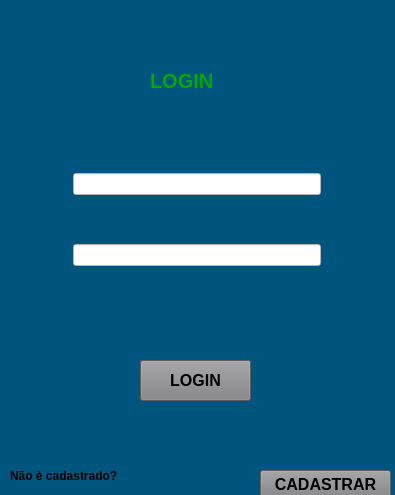
<?xml version="1.0" encoding="UTF-8"?>
<ui version="4.0" idbasedtr="true">
 <class>MainWindow</class>
 <widget class="QMainWindow" name="MainWindow">
  <property name="geometry">
   <rect>
    <x>0</x>
    <y>0</y>
    <width>395</width>
    <height>495</height>
   </rect>
  </property>
  <property name="font">
   <font>
    <pointsize>10</pointsize>
    <weight>75</weight>
    <bold>true</bold>
   </font>
  </property>
  <property name="windowTitle">
   <string>MainWindow</string>
  </property>
  <property name="styleSheet">
   <string notr="true">background-color: rgb(0, 85, 127);
</string>
  </property>
  <widget class="QWidget" name="centralwidget">
   <widget class="QPushButton" name="pushButton">
    <property name="geometry">
     <rect>
      <x>140</x>
      <y>360</y>
      <width>111</width>
      <height>41</height>
     </rect>
    </property>
    <property name="font">
     <font>
      <pointsize>12</pointsize>
      <weight>75</weight>
      <bold>true</bold>
     </font>
    </property>
    <property name="cursor">
     <cursorShape>PointingHandCursor</cursorShape>
    </property>
    <property name="styleSheet">
     <string notr="true">background-color: rgb(130, 129, 131);</string>
    </property>
    <property name="text">
     <string>LOGIN</string>
    </property>
   </widget>
   <widget class="QLabel" name="label">
    <property name="geometry">
     <rect>
      <x>150</x>
      <y>60</y>
      <width>81</width>
      <height>41</height>
     </rect>
    </property>
    <property name="font">
     <font>
      <pointsize>15</pointsize>
      <weight>75</weight>
      <bold>true</bold>
     </font>
    </property>
    <property name="styleSheet">
     <string notr="true">color: rgb(0, 170, 0);</string>
    </property>
    <property name="text">
     <string>LOGIN</string>
    </property>
   </widget>
   <widget class="QLabel" name="label_4">
    <property name="geometry">
     <rect>
      <x>10</x>
      <y>460</y>
      <width>161</width>
      <height>31</height>
     </rect>
    </property>
    <property name="font">
     <font>
      <pointsize>9</pointsize>
      <weight>75</weight>
      <bold>true</bold>
     </font>
    </property>
    <property name="text">
     <string>Não è cadastrado?</string>
    </property>
   </widget>
   <widget class="QPushButton" name="pushButton_2">
    <property name="geometry">
     <rect>
      <x>260</x>
      <y>470</y>
      <width>131</width>
      <height>28</height>
     </rect>
    </property>
    <property name="font">
     <font>
      <pointsize>12</pointsize>
      <weight>75</weight>
      <bold>true</bold>
     </font>
    </property>
    <property name="cursor">
     <cursorShape>PointingHandCursor</cursorShape>
    </property>
    <property name="styleSheet">
     <string notr="true">background-color: rgb(130, 129, 131);</string>
    </property>
    <property name="text">
     <string>CADASTRAR</string>
    </property>
   </widget>
   <widget class="QLabel" name="label_5">
    <property name="geometry">
     <rect>
      <x>70</x>
      <y>320</y>
      <width>241</width>
      <height>31</height>
     </rect>
    </property>
    <property name="text">
     <string/>
    </property>
   </widget>
   <widget class="QWidget" name="layoutWidget">
    <property name="geometry">
     <rect>
      <x>60</x>
      <y>130</y>
      <width>261</width>
      <height>181</height>
     </rect>
    </property>
    <layout class="QGridLayout" name="gridLayout">
     <item row="0" column="0">
      <widget class="QLabel" name="label_2">
       <property name="styleSheet">
        <string notr="true"/>
       </property>
       <property name="text">
        <string/>
       </property>
       <property name="pixmap">
        <pixmap>../../../Downloads/usuario.png</pixmap>
       </property>
       <property name="scaledContents">
        <bool>true</bool>
       </property>
      </widget>
     </item>
     <item row="0" column="1">
      <widget class="QLineEdit" name="lineEdit">
       <property name="styleSheet">
        <string notr="true">background-color: rgb(255, 255, 255);</string>
       </property>
       <property name="text">
        <string/>
       </property>
      </widget>
     </item>
     <item row="1" column="0">
      <widget class="QLabel" name="label_3">
       <property name="text">
        <string/>
       </property>
       <property name="pixmap">
        <pixmap>../../../Downloads/cadeado.png</pixmap>
       </property>
       <property name="scaledContents">
        <bool>true</bool>
       </property>
      </widget>
     </item>
     <item row="1" column="1">
      <widget class="QLineEdit" name="lineEdit_2">
       <property name="styleSheet">
        <string notr="true">background-color: rgb(255, 255, 255);</string>
       </property>
       <property name="echoMode">
        <enum>QLineEdit::Password</enum>
       </property>
      </widget>
     </item>
    </layout>
   </widget>
   <widget class="QLabel" name="label_6">
    <property name="geometry">
     <rect>
      <x>-10</x>
      <y>0</y>
      <width>91</width>
      <height>71</height>
     </rect>
    </property>
    <property name="text">
     <string/>
    </property>
    <property name="pixmap">
     <pixmap>../../../Downloads/icon.png</pixmap>
    </property>
    <property name="scaledContents">
     <bool>true</bool>
    </property>
   </widget>
  </widget>
 </widget>
 <resources>
  <include location="xcz.qrc"/>
 </resources>
 <connections/>
</ui>
